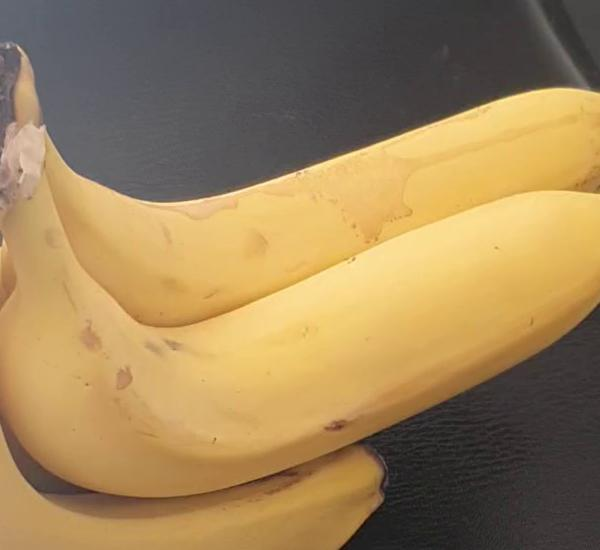
#> input picture banana_images/frame0.jpg, 600 x 550 px; its folder holds 4 pictures in this run
$ jupyter execute image_processing.ipynb
#> lines starting #> are read from the running program, lines starting #| are printed output that depends on the picture
[cell 1]
from PIL import Image
from os import listdir
from os.path import isfile, join

[cell 2]
# crop the images down to smaller size
def crop_image(path_to_image):
#> called with path_to_image = 'banana_images/frame0.jpg'
    image = Image.open(path_to_image)
#> image is the input picture: PIL image 600x550 RGB; mean R, G, B 157.1, 130.8, 88.7
    cropped_image = image.crop((300,450,900,1000))
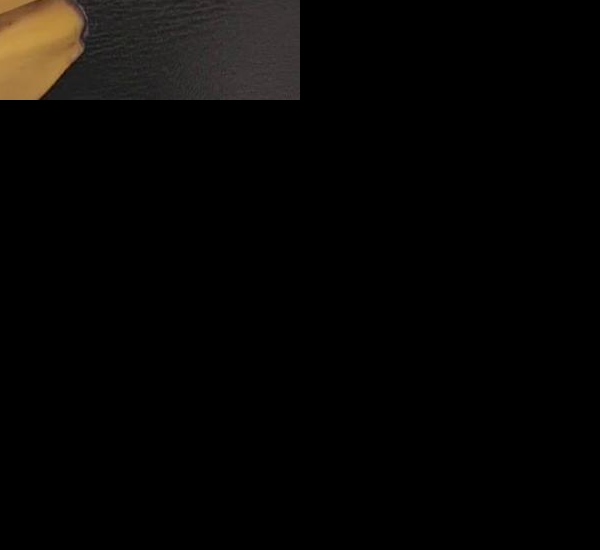
#> cropped_image: PIL image 600x550 RGB; mean R, G, B 6.8, 5.7, 4.4
    cropped_image.save(path_to_image)

all_images = [f for f in listdir('banana_images') if isfile(join('banana_images', f))]

for file in all_images:
    crop_image(f'banana_images/{file}')
#> pass 2 of the loop `for file in all_images:`:
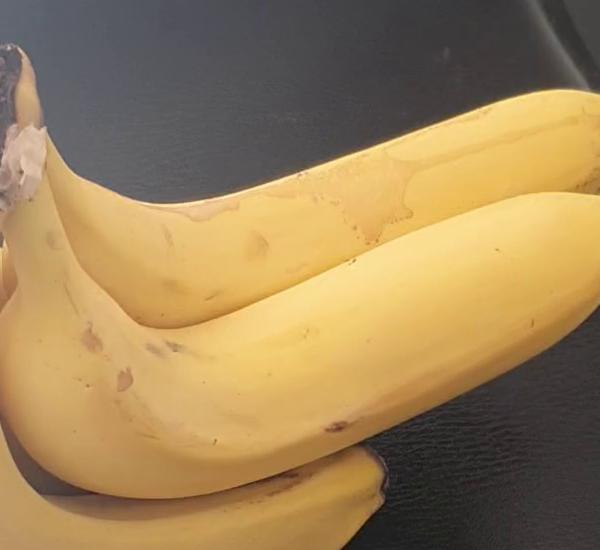
#> input picture banana_images/frame1.jpg, 600 x 550 px
#> in crop_image, image is the input picture: PIL image 600x550 RGB; mean R, G, B 156.9, 130.7, 88.7
#> in crop_image (call 2), `cropped_image = image.crop((300,450,900,1000))`:
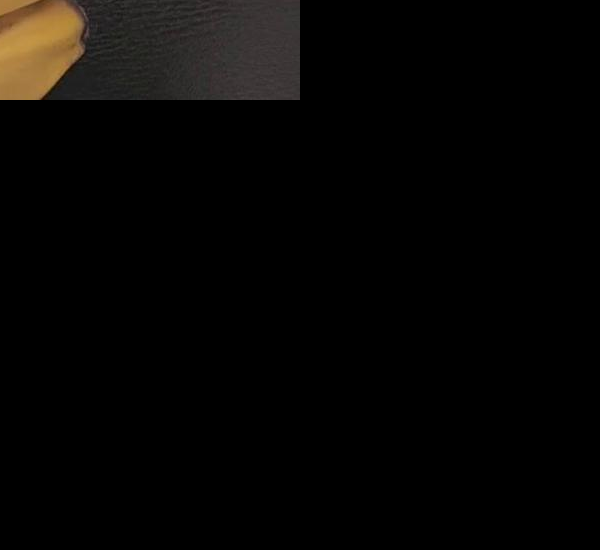
#> cropped_image: PIL image 600x550 RGB; mean R, G, B 6.9, 5.7, 4.4
#> pass 3 of the loop `for file in all_images:`:
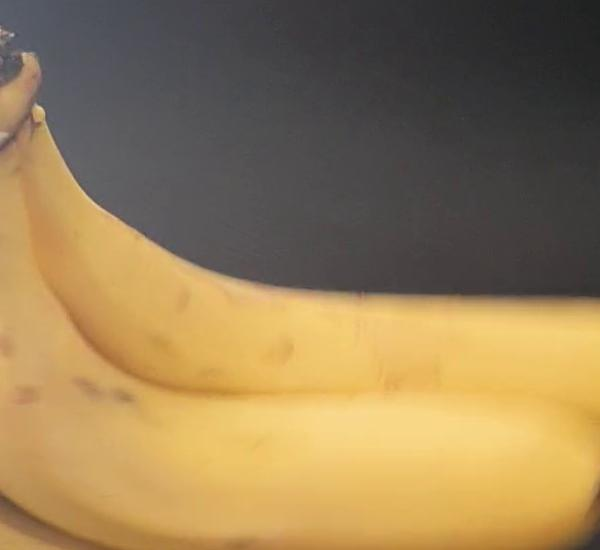
#> input picture banana_images/frame10.jpg, 600 x 550 px
#> in crop_image, image is the input picture: PIL image 600x550 RGB; mean R, G, B 149.2, 125.4, 85.7
#> in crop_image (call 3), `cropped_image = image.crop((300,450,900,1000))`:
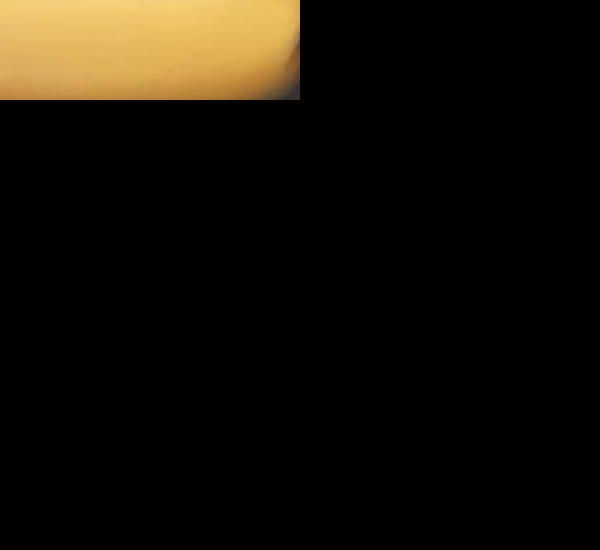
#> cropped_image: PIL image 600x550 RGB; mean R, G, B 19.8, 15.7, 8.1
#> the loop made 4 passes; the first 3 are shown
